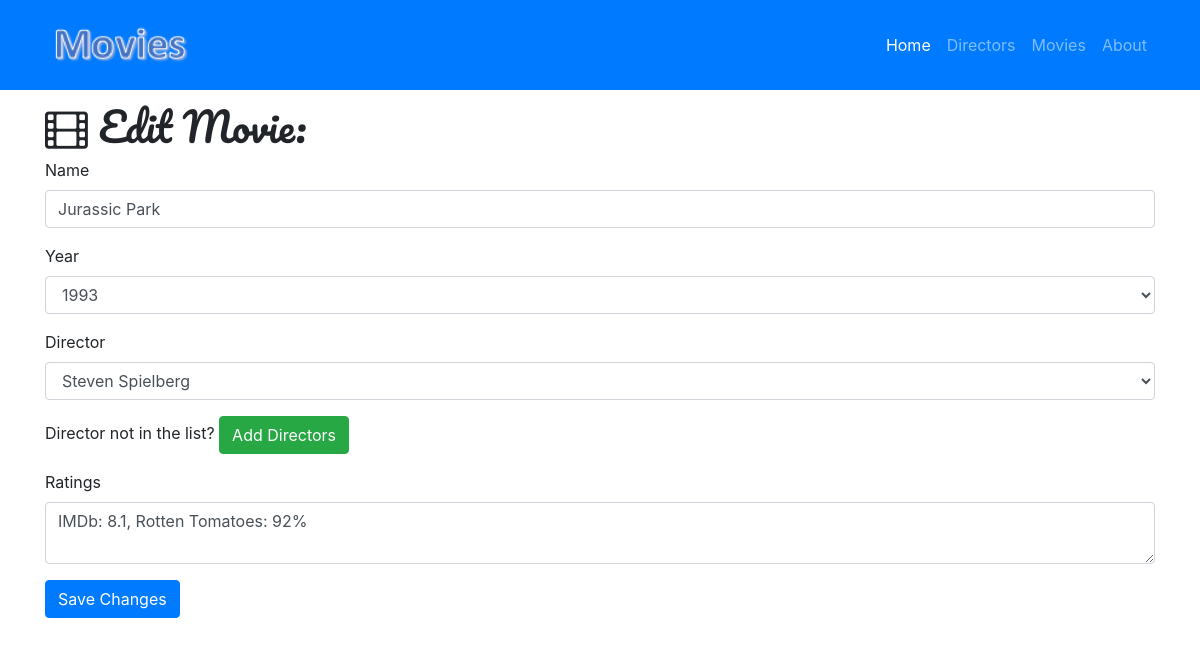
The app's page /movie/edit/1 with its own data.
### movie.py (models this page shows)
class Movie(db.Model):
    __tablename__ = 'movies'
    id = db.Column(db.Integer, primary_key=True)
    name = db.Column(db.String(256))
    year = db.Column(db.Integer)
    ratings = db.Column(db.Text)
    director_id = db.Column(db.Integer, db.ForeignKey('directors.id'))

### movie.py (the view, shortened to what this page needs)
@app.route('/movie/edit/<int:id>', methods=['GET', 'POST'])
def edit_movie(id):
    movie = Movie.query.filter_by(id=id).first()
    directors = Director.query.all()
    if request.method == 'GET':
        return render_template('movie-edit.html', movie=movie, directors=directors)

### templates/movie-edit.html (shortened to what this page needs)
{% extends "home-movie.html"%}
{% block page_content%}
  <div class="container">
    <h1 class="mt-5"><i class="fa fa-film" aria-hidden="true"></i> Edit Movie:</h1>
    <form action="/movie/edit/{{movie.id}}" method="post">
      <div class="form-group">
        <label>Name</label>
        <input class="form-control" type="text" name="name" value="{{movie.name}}" required="true">
      </div>
      <div class="form-group">
        <label>Year</label>
        <select class="form-control" name="year">
          {% for i in range(1950, 2025) %}
            {% if i == movie.year %}
              <option selected="selected">{{i}}</option>
            {% else %}
              <option>{{i}}</option>
            {% endif %}
          {% endfor %}
        </select>
      </div>
      <div class="form-group">
        <label>Director</label>
        <select class="form-control" name="director">
          {% for director in directors %}
            {% if director == movie.director %}
              <option selected="selected">{{director.name}}</option>
            {% else %}
              <option>{{director.name}}</option>
            {% endif %}
          {% endfor %}
        </select>
      </div>
      <div class="form-group">
        Director not in the list? <a href="/director/add" class="btn btn-success" role="button" aria-disabled="true">Add Directors</a>
      </div>
      <div class="form-group">
        <label>Ratings</label>
        <textarea class="form-control" name="ratings" required="true">{{movie.ratings}}</textarea>
      </div>
      <button type="submit" class="btn btn-primary">Save Changes</button>
    </form>
  </div>
{% endblock%}

### static/css/movie.css (style rules this page uses)
body { padding-top: 54px; }
h1 { font-family: 'Pacifico', serif; }

### records on screen
Movie: name "Jurassic Park", year "1993", ratings "IMDb: 8.1, Rotten Tomatoes: 92%"

### other values on screen
form field director "Steven Spielberg"
